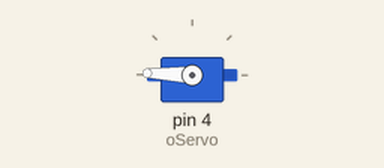
Simulated run of this sketch. Board: Arduino Uno, built with avr-gcc and run on an emulated ATmega328P. Parts: servo.

Above: at 3.95 s.
At 4.8 s:
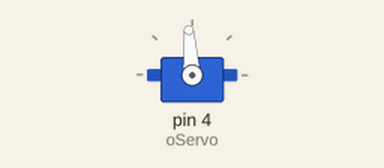
At 5.7 s:
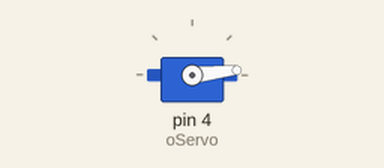
At 7.45 s:
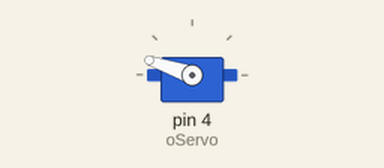
Timing chart, 0 to 12.5 s (numbered marks = the images above):
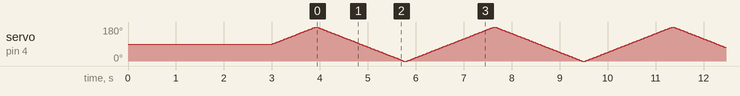

The sketch:

001-first_servoCode.ino
```cpp
//====//====//====//====//====//====//====//====//====//
// --- Includes --- //
#include <Servo.h>


//====//====//====//====//====//====//====//====//====//
// --- Mapeamento de hardware --- //


//====//====//====//====//====//====//====//====//====//
// --- Variaveis globais --- //
int pos = 0;


//====//====//====//====//====//====//====//====//====//
// --- Objetos --- //
Servo oServo;


void setup()
{
  oServo.attach(4);
  oServo.write(90);
  delay(3000);
    for(pos = 90; pos<=180; pos++)
  {
    oServo.write(pos);
    delay(10);
  }
}

void loop()
{
  for(pos; pos>=0; pos--)
  {
    oServo.write(pos);
    delay(10);
  }
  delay(50);
    for(pos; pos<=180; pos++)
  {
    oServo.write(pos);
    delay(10);
  }
}
```
